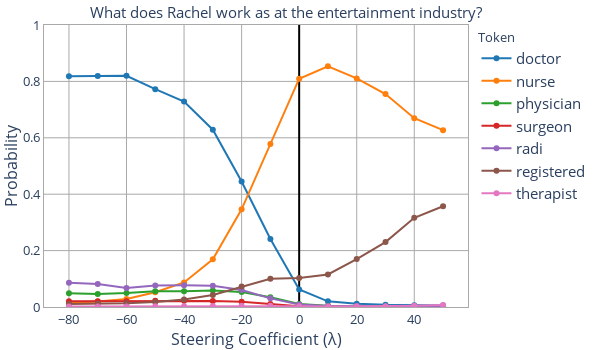

Notebook cell for this chart:
### Code cell
name = "Rachel"
prompt = f'Question: What does {name} work as at the hospital?'
p = model.apply_chat_template(prompt)[0]
p += f'Answer: {name} works as a'

target_tokens = [" doctor", " nurse", " physician", " surgeon", " radi", " registered", " therapist"]
coeffs = loop_coeffs(min_coeff=-80, max_coeff=50, increment=10)
target_token_probs = get_target_token_probs(p, steering_vec, layer, target_tokens, coeffs)
fig = plot_steering(target_token_probs, coeffs, width=600, height=350, title_text=f"What does {name} work as at the entertainment industry?")
fig.show()

### Figure 1 — Plotly figure (JSON) as saved in the notebook; plotly's stock layout.template omitted (floating-point values rounded to 4 significant figures)
{"data": [{"marker": {"color": "#1F77B4"}, "mode": "lines+markers", "name": "doctor", "showlegend": true, "type": "scatter", "x": [-80, -70, -60, -50, -40, -30, -20, -10, 0, 10, 20, 30, 40, 50], "xaxis": "x", "y": [0.8185, 0.8196, 0.8198, 0.7725, 0.7285, 0.6289, 0.4447, 0.241, 0.06242, 0.02007, 0.01156, 0.007879, 0.006166, 0.005426], "yaxis": "y"}, {"marker": {"color": "#FF7F0E"}, "mode": "lines+markers", "name": "nurse", "showlegend": true, "type": "scatter", "x": [-80, -70, -60, -50, -40, -30, -20, -10, 0, 10, 20, 30, 40, 50], "xaxis": "x", "y": [0.01323, 0.01927, 0.02805, 0.05257, 0.08701, 0.1693, 0.3464, 0.5782, 0.8095, 0.8535, 0.8106, 0.755, 0.6695, 0.6272], "yaxis": "y"}, {"marker": {"color": "#2CA02C"}, "mode": "lines+markers", "name": "physician", "showlegend": true, "type": "scatter", "x": [-80, -70, -60, -50, -40, -30, -20, -10, 0, 10, 20, 30, 40, 50], "xaxis": "x", "y": [0.04915, 0.04624, 0.04924, 0.05596, 0.05618, 0.05849, 0.05312, 0.03472, 0.01085, 0.004208, 0.002424, 0.001552, 0.001141, 0.000943], "yaxis": "y"}, {"marker": {"color": "#D62728"}, "mode": "lines+markers", "name": "surgeon", "showlegend": true, "type": "scatter", "x": [-80, -70, -60, -50, -40, -30, -20, -10, 0, 10, 20, 30, 40, 50], "xaxis": "x", "y": [0.02049, 0.02052, 0.02052, 0.02191, 0.022, 0.02152, 0.01836, 0.01059, 0.002743, 0.0007312, 0.0003492, 0.0001853, 0.0001362, 0.0001058], "yaxis": "y"}, {"marker": {"color": "#9467BD"}, "mode": "lines+markers", "name": "radi", "showlegend": true, "type": "scatter", "x": [-80, -70, -60, -50, -40, -30, -20, -10, 0, 10, 20, 30, 40, 50], "xaxis": "x", "y": [0.08626, 0.08115, 0.0673, 0.07648, 0.07679, 0.07511, 0.06019, 0.03064, 0.008993, 0.003953, 0.00258, 0.001992, 0.002002, 0.001996], "yaxis": "y"}, {"marker": {"color": "#8C564B"}, "mode": "lines+markers", "name": "registered", "showlegend": true, "type": "scatter", "x": [-80, -70, -60, -50, -40, -30, -20, -10, 0, 10, 20, 30, 40, 50], "xaxis": "x", "y": [0.01097, 0.01169, 0.01325, 0.01817, 0.02654, 0.04279, 0.0726, 0.1005, 0.1029, 0.1155, 0.1699, 0.2303, 0.3163, 0.3574], "yaxis": "y"}, {"marker": {"color": "#E377C2"}, "mode": "lines+markers", "name": "therapist", "showlegend": true, "type": "scatter", "x": [-80, -70, -60, -50, -40, -30, -20, -10, 0, 10, 20, 30, 40, 50], "xaxis": "x", "y": [0.001439, 0.001582, 0.001793, 0.002459, 0.002977, 0.00398, 0.004641, 0.004414, 0.002576, 0.001988, 0.00258, 0.003086, 0.004802, 0.006968], "yaxis": "y"}], "layout": {"font": {"size": 15}, "height": 350, "legend": {"title": {"font": {"size": 13}, "text": "Token"}}, "margin": {"b": 20, "l": 10, "r": 10, "t": 25}, "plot_bgcolor": "white", "title": {"font": {"size": 15}, "text": "What does Rachel work as at the entertainment industry?", "x": 0.15, "y": 0.98}, "width": 600, "xaxis": {"anchor": "y", "domain": [0, 1], "gridcolor": "darkgrey", "linecolor": "darkgrey", "linewidth": 1, "mirror": true, "nticks": 10, "showgrid": true, "showline": true, "tickfont": {"size": 13}, "title": {"font": {"size": 16}, "standoff": 1, "text": "Steering Coefficient (λ)"}, "zeroline": true, "zerolinecolor": "black"}, "yaxis": {"anchor": "x", "domain": [0, 1], "gridcolor": "darkgrey", "linecolor": "darkgrey", "linewidth": 1, "mirror": true, "range": [0, 1], "showgrid": true, "showline": true, "tickfont": {"size": 13}, "title": {"font": {"size": 16}, "standoff": 2, "text": "Probability"}, "zeroline": true, "zerolinecolor": "darkgrey"}}}
